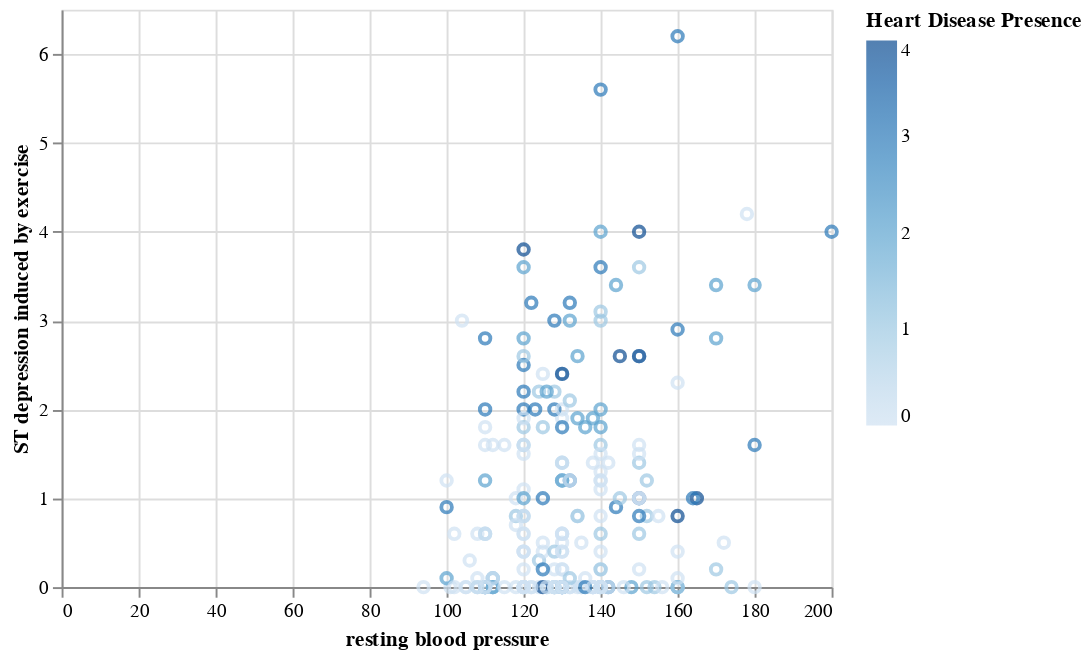

The cell this chart's notebook holds for it:
### Code cell
trestbps_oldpeak_plot = alt.Chart(cleveland_train).mark_point().encode(
    x = alt.X("trestbps", title = "resting blood pressure"),
    y = alt.Y('oldpeak', title = "ST depression induced by exercise"),
    color = alt.Color("heart_disease_presence", title = "Heart Disease Presence")
)
trestbps_oldpeak_plot

### Figure 1 — Vega-Lite specification as saved in the notebook (floating-point values rounded to 4 significant figures; data arrays with more than 128 entries replaced by an {"elided": "..."} marker saying what was removed)
{"config": {"view": {"continuousWidth": 400, "continuousHeight": 300}}, "data": {"name": "data-2f4852ee1af2b8cf26a07939a39c8b20"}, "mark": "point", "encoding": {"color": {"field": "heart_disease_presence", "title": "Heart Disease Presence", "type": "quantitative"}, "x": {"field": "trestbps", "title": "resting blood pressure", "type": "quantitative"}, "y": {"field": "oldpeak", "title": "ST depression induced by exercise", "type": "quantitative"}}, "$schema": "https://vega.github.io/schema/vega-lite/v4.17.0.json", "datasets": {"data-2f4852ee1af2b8cf26a07939a39c8b20": {"elided": "227 records"}}}
